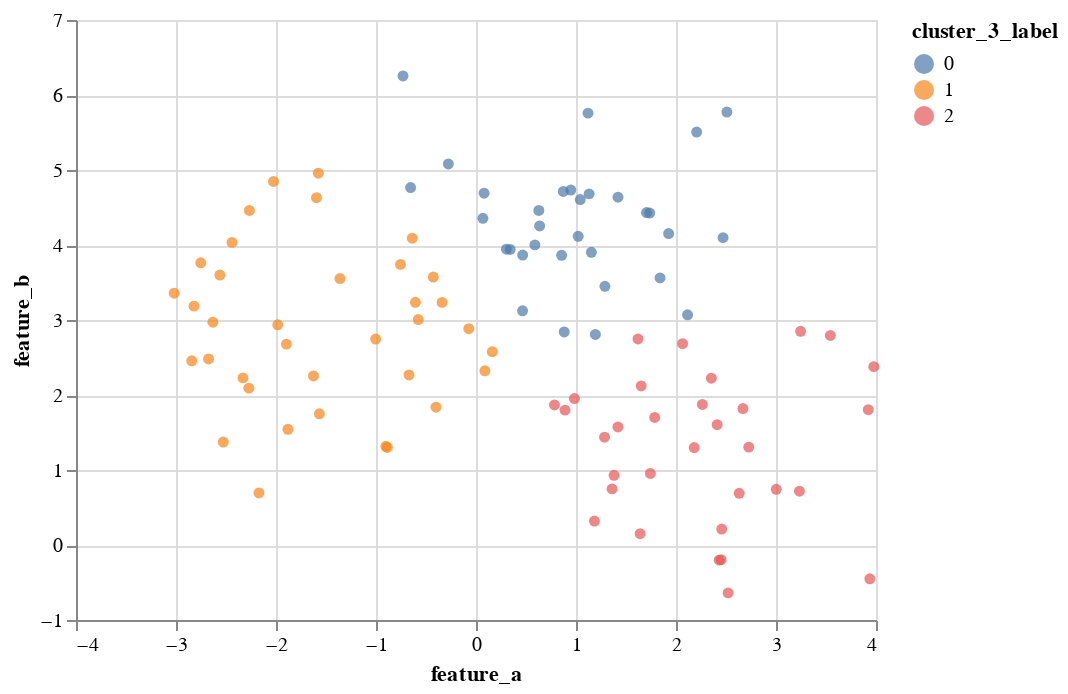

Source (notebook cell):
### Code cell
# Now, let's plot what it looks like with 3 clusters
chart3 = alt.Chart(data).mark_circle().encode(
    x='feature_a',
    y='feature_b',
    color='cluster_3_label:N'
)

chart3

### Figure 1 — Vega-Lite specification as saved in the notebook (floating-point values rounded to 4 significant figures)
{"config": {"view": {"continuousWidth": 400, "continuousHeight": 300}}, "data": {"name": "data-f8f5c1dab589384a2470c63277bb1946"}, "mark": "circle", "encoding": {"color": {"type": "nominal", "field": "cluster_3_label"}, "x": {"type": "quantitative", "field": "feature_a"}, "y": {"type": "quantitative", "field": "feature_b"}}, "$schema": "https://vega.github.io/schema/vega-lite/v4.8.1.json", "datasets": {"data-f8f5c1dab589384a2470c63277bb1946": [{"feature_a": 2.632, "feature_b": 0.6894, "feature_c": 45.57, "cluster_3_label": 2, "cluster_4_label": 0}, {"feature_a": 0.0808, "feature_b": 4.691, "feature_c": 5.274, "cluster_3_label": 0, "cluster_4_label": 1}, {"feature_a": 3.003, "feature_b": 0.7427, "feature_c": 56.15, "cluster_3_label": 2, "cluster_4_label": 0}, {"feature_a": -0.6376, "feature_b": 4.091, "feature_c": 9.54, "cluster_3_label": 1, "cluster_4_label": 1}, {"feature_a": -0.07228, "feature_b": 2.884, "feature_c": 14.9, "cluster_3_label": 1, "cluster_4_label": 1}, {"feature_a": 0.6284, "feature_b": 4.46, "feature_c": 13.23, "cluster_3_label": 0, "cluster_4_label": 2}, {"feature_a": -2.674, "feature_b": 2.48, "feature_c": -2.954, "cluster_3_label": 1, "cluster_4_label": 3}, {"feature_a": -0.5775, "feature_b": 3.005, "feature_c": 9.183, "cluster_3_label": 1, "cluster_4_label": 1}, {"feature_a": 2.728, "feature_b": 1.305, "feature_c": 51.86, "cluster_3_label": 2, "cluster_4_label": 0}, {"feature_a": 0.3419, "feature_b": 3.941, "feature_c": 0.8631, "cluster_3_label": 0, "cluster_4_label": 2}, {"feature_a": 1.705, "feature_b": 4.433, "feature_c": 8.382, "cluster_3_label": 0, "cluster_4_label": 2}, {"feature_a": 2.207, "feature_b": 5.506, "feature_c": 11.83, "cluster_3_label": 0, "cluster_4_label": 2}, {"feature_a": 2.521, "feature_b": -0.6386, "feature_c": 52.9, "cluster_3_label": 2, "cluster_4_label": 0}, {"feature_a": 2.509, "feature_b": 5.773, "feature_c": 1.585, "cluster_3_label": 0, "cluster_4_label": 2}, {"feature_a": -2.272, "feature_b": 2.091, "feature_c": -7.918, "cluster_3_label": 1, "cluster_4_label": 3}, {"feature_a": 3.923, "feature_b": 1.804, "feature_c": 43.81, "cluster_3_label": 2, "cluster_4_label": 0}, {"feature_a": -1.625, "feature_b": 2.254, "feature_c": -8.337, "cluster_3_label": 1, "cluster_4_label": 3}, {"feature_a": 0.1631, "feature_b": 2.578, "feature_c": 45.26, "cluster_3_label": 1, "cluster_4_label": 1}, {"feature_a": -1.595, "feature_b": 4.631, "feature_c": 5.496, "cluster_3_label": 1, "cluster_4_label": 1}, {"feature_a": -2.631, "feature_b": 2.97, "feature_c": -10.94, "cluster_3_label": 1, "cluster_4_label": 3}, {"feature_a": -2.171, "feature_b": 0.6945, "feature_c": 10.87, "cluster_3_label": 1, "cluster_4_label": 3}, {"feature_a": -1.566, "feature_b": 1.75, "feature_c": -11.37, "cluster_3_label": 1, "cluster_4_label": 3}, {"feature_a": -0.8868, "feature_b": 1.301, "feature_c": -3.439, "cluster_3_label": 1, "cluster_4_label": 3}, {"feature_a": 0.08848, "feature_b": 2.323, "feature_c": 51.41, "cluster_3_label": 1, "cluster_4_label": 1}, {"feature_a": 0.9845, "feature_b": 1.952, "feature_c": 43.06, "cluster_3_label": 2, "cluster_4_label": 0}, {"feature_a": 2.182, "feature_b": 1.3, "feature_c": 53.21, "cluster_3_label": 2, "cluster_4_label": 0}, {"feature_a": 1.285, "feature_b": 1.437, "feature_c": 48.93, "cluster_3_label": 2, "cluster_4_label": 0}, {"feature_a": 0.8901, "feature_b": 1.798, "feature_c": 44.99, "cluster_3_label": 2, "cluster_4_label": 0}, {"feature_a": -1.896, "feature_b": 2.679, "feature_c": -15.13, "cluster_3_label": 1, "cluster_4_label": 3}, {"feature_a": -0.7551, "feature_b": 3.741, "feature_c": 8.441, "cluster_3_label": 1, "cluster_4_label": 1}, {"feature_a": 1.12, "feature_b": 5.758, "feature_c": 11.25, "cluster_3_label": 0, "cluster_4_label": 2}, {"feature_a": 3.544, "feature_b": 2.794, "feature_c": 49.57, "cluster_3_label": 2, "cluster_4_label": 0}, {"feature_a": 1.642, "feature_b": 0.1502, "feature_c": 52.53, "cluster_3_label": 2, "cluster_4_label": 0}, {"feature_a": 2.47, "feature_b": 4.099, "feature_c": 8.182, "cluster_3_label": 0, "cluster_4_label": 2}, {"feature_a": -1.982, "feature_b": 2.935, "feature_c": 14.61, "cluster_3_label": 1, "cluster_4_label": 3}, {"feature_a": 0.8562, "feature_b": 3.862, "feature_c": 12.71, "cluster_3_label": 0, "cluster_4_label": 2}, {"feature_a": 0.8731, "feature_b": 4.714, "feature_c": 11.24, "cluster_3_label": 0, "cluster_4_label": 2}, {"feature_a": 1.381, "feature_b": 0.9295, "feature_c": 57.52, "cluster_3_label": 2, "cluster_4_label": 0}, {"feature_a": 2.412, "feature_b": 1.604, "feature_c": 45.21, "cluster_3_label": 2, "cluster_4_label": 0}, {"feature_a": -2.266, "feature_b": 4.461, "feature_c": 3.985, "cluster_3_label": 1, "cluster_4_label": 1}, {"feature_a": -0.4003, "feature_b": 1.838, "feature_c": -10.83, "cluster_3_label": 1, "cluster_4_label": 3}, {"feature_a": 2.458, "feature_b": 0.2129, "feature_c": 46.05, "cluster_3_label": 2, "cluster_4_label": 0}, {"feature_a": 2.354, "feature_b": 2.224, "feature_c": 48.16, "cluster_3_label": 2, "cluster_4_label": 0}, {"feature_a": -0.73, "feature_b": 6.255, "feature_c": 0.708, "cluster_3_label": 0, "cluster_4_label": 1}, {"feature_a": 1.131, "feature_b": 4.682, "feature_c": 3.322, "cluster_3_label": 0, "cluster_4_label": 2}, {"feature_a": 0.4666, "feature_b": 3.866, "feature_c": 9.547, "cluster_3_label": 0, "cluster_4_label": 2}, {"feature_a": 1.184, "feature_b": 0.3188, "feature_c": 52.99, "cluster_3_label": 2, "cluster_4_label": 0}, {"feature_a": 1.361, "feature_b": 0.748, "feature_c": 50.44, "cluster_3_label": 2, "cluster_4_label": 0}, {"feature_a": -2.44, "feature_b": 4.035, "feature_c": 4.114, "cluster_3_label": 1, "cluster_4_label": 1}, {"feature_a": -1.004, "feature_b": 2.746, "feature_c": -2.283, "cluster_3_label": 1, "cluster_4_label": 3}, {"feature_a": 0.6363, "feature_b": 4.254, "feature_c": 4.241, "cluster_3_label": 0, "cluster_4_label": 2}, {"feature_a": 1.419, "feature_b": 1.574, "feature_c": 56.23, "cluster_3_label": 2, "cluster_4_label": 0}, {"feature_a": 0.06897, "feature_b": 4.356, "feature_c": 5.529, "cluster_3_label": 0, "cluster_4_label": 1}, {"feature_a": 2.264, "feature_b": 1.874, "feature_c": 48.6, "cluster_3_label": 2, "cluster_4_label": 0}, {"feature_a": -2.025, "feature_b": 4.847, "feature_c": -13.44, "cluster_3_label": 1, "cluster_4_label": 1}, {"feature_a": -0.6701, "feature_b": 2.267, "feature_c": 4.248, "cluster_3_label": 1, "cluster_4_label": 3}, {"feature_a": 3.234, "feature_b": 0.7177, "feature_c": 47.13, "cluster_3_label": 2, "cluster_4_label": 0}, {"feature_a": 2.066, "feature_b": 2.684, "feature_c": 41.65, "cluster_3_label": 2, "cluster_4_label": 0}, {"feature_a": 1.022, "feature_b": 4.117, "feature_c": 8.173, "cluster_3_label": 0, "cluster_4_label": 2}, {"feature_a": 3.938, "feature_b": -0.4501, "feature_c": 55.86, "cluster_3_label": 2, "cluster_4_label": 0}, {"feature_a": 0.7848, "feature_b": 1.867, "feature_c": 46.62, "cluster_3_label": 2, "cluster_4_label": 0}, {"feature_a": -2.82, "feature_b": 3.185, "feature_c": 8.625, "cluster_3_label": 1, "cluster_4_label": 3}, {"feature_a": -2.33, "feature_b": 2.228, "feature_c": -6.057, "cluster_3_label": 1, "cluster_4_label": 3}, {"feature_a": -1.36, "feature_b": 3.553, "feature_c": 9.836, "cluster_3_label": 1, "cluster_4_label": 1}, {"feature_a": -3.018, "feature_b": 3.357, "feature_c": 13.83, "cluster_3_label": 1, "cluster_4_label": 3}, {"feature_a": 1.652, "feature_b": 2.12, "feature_c": 49.74, "cluster_3_label": 2, "cluster_4_label": 0}, {"feature_a": 1.737, "feature_b": 4.425, "feature_c": 12.41, "cluster_3_label": 0, "cluster_4_label": 2}, {"feature_a": -2.527, "feature_b": 1.373, "feature_c": -4.764, "cluster_3_label": 1, "cluster_4_label": 3}, {"feature_a": 1.744, "feature_b": 0.9538, "feature_c": 43.29, "cluster_3_label": 2, "cluster_4_label": 0}, {"feature_a": 1.926, "feature_b": 4.152, "feature_c": 15.94, "cluster_3_label": 0, "cluster_4_label": 2}, {"feature_a": -0.606, "feature_b": 3.237, "feature_c": -16.93, "cluster_3_label": 1, "cluster_4_label": 1}, {"feature_a": 3.246, "feature_b": 2.849, "feature_c": 45.21, "cluster_3_label": 2, "cluster_4_label": 0}, {"feature_a": -1.577, "feature_b": 4.957, "feature_c": 10.0, "cluster_3_label": 1, "cluster_4_label": 1}, {"feature_a": 3.978, "feature_b": 2.378, "feature_c": 44.36, "cluster_3_label": 2, "cluster_4_label": 0}, {"feature_a": 1.194, "feature_b": 2.808, "feature_c": 55.08, "cluster_3_label": 0, "cluster_4_label": 2}, {"feature_a": 2.116, "feature_b": 3.069, "feature_c": 19.56, "cluster_3_label": 0, "cluster_4_label": 2}, {"feature_a": 1.154, "feature_b": 3.902, "feature_c": 11.0, "cluster_3_label": 0, "cluster_4_label": 2}, {"feature_a": 0.3038, "feature_b": 3.944, "feature_c": 15.0, "cluster_3_label": 0, "cluster_4_label": 2}, {"feature_a": -1.881, "feature_b": 1.543, "feature_c": -12.89, "cluster_3_label": 1, "cluster_4_label": 3}, {"feature_a": 2.432, "feature_b": -0.2017, "feature_c": 45.61, "cluster_3_label": 2, "cluster_4_label": 0}, {"feature_a": -0.2765, "feature_b": 5.081, "feature_c": 3.821, "cluster_3_label": 0, "cluster_4_label": 1}, {"feature_a": 1.043, "feature_b": 4.606, "feature_c": 6.753, "cluster_3_label": 0, "cluster_4_label": 2}, {"feature_a": 1.787, "feature_b": 1.7, "feature_c": 48.65, "cluster_3_label": 2, "cluster_4_label": 0}, {"feature_a": -0.6539, "feature_b": 4.767, "feature_c": -0.4182, "cluster_3_label": 0, "cluster_4_label": 1}, {"feature_a": 0.8821, "feature_b": 2.841, "feature_c": 50.82, "cluster_3_label": 0, "cluster_4_label": 2}, {"feature_a": 1.42, "feature_b": 4.637, "feature_c": 6.998, "cluster_3_label": 0, "cluster_4_label": 2}, {"feature_a": 0.9481, "feature_b": 4.732, "feature_c": 12.38, "cluster_3_label": 0, "cluster_4_label": 2}, {"feature_a": 0.4655, "feature_b": 3.123, "feature_c": 10.18, "cluster_3_label": 0, "cluster_4_label": 2}, {"feature_a": 2.669, "feature_b": 1.82, "feature_c": 45.33, "cluster_3_label": 2, "cluster_4_label": 0}, {"feature_a": 0.5889, "feature_b": 4.001, "feature_c": 6.511, "cluster_3_label": 0, "cluster_4_label": 2}, {"feature_a": 1.62, "feature_b": 2.747, "feature_c": 60.3, "cluster_3_label": 2, "cluster_4_label": 2}, {"feature_a": 2.451, "feature_b": -0.1954, "feature_c": 51.64, "cluster_3_label": 2, "cluster_4_label": 0}, {"feature_a": -0.4272, "feature_b": 3.573, "feature_c": -14.76, "cluster_3_label": 1, "cluster_4_label": 1}, {"feature_a": -2.561, "feature_b": 3.599, "feature_c": -1.196, "cluster_3_label": 1, "cluster_4_label": 3}, {"feature_a": -2.843, "feature_b": 2.456, "feature_c": -7.006, "cluster_3_label": 1, "cluster_4_label": 3}, {"feature_a": -0.3389, "feature_b": 3.235, "feature_c": -4.664, "cluster_3_label": 1, "cluster_4_label": 1}, {"feature_a": 1.289, "feature_b": 3.45, "feature_c": 4.589, "cluster_3_label": 0, "cluster_4_label": 2}, {"feature_a": 1.841, "feature_b": 3.562, "feature_c": 13.47, "cluster_3_label": 0, "cluster_4_label": 2}, {"feature_a": -0.9017, "feature_b": 1.316, "feature_c": 1.005, "cluster_3_label": 1, "cluster_4_label": 3}, {"feature_a": -2.752, "feature_b": 3.762, "feature_c": 0.7559, "cluster_3_label": 1, "cluster_4_label": 3}]}}
